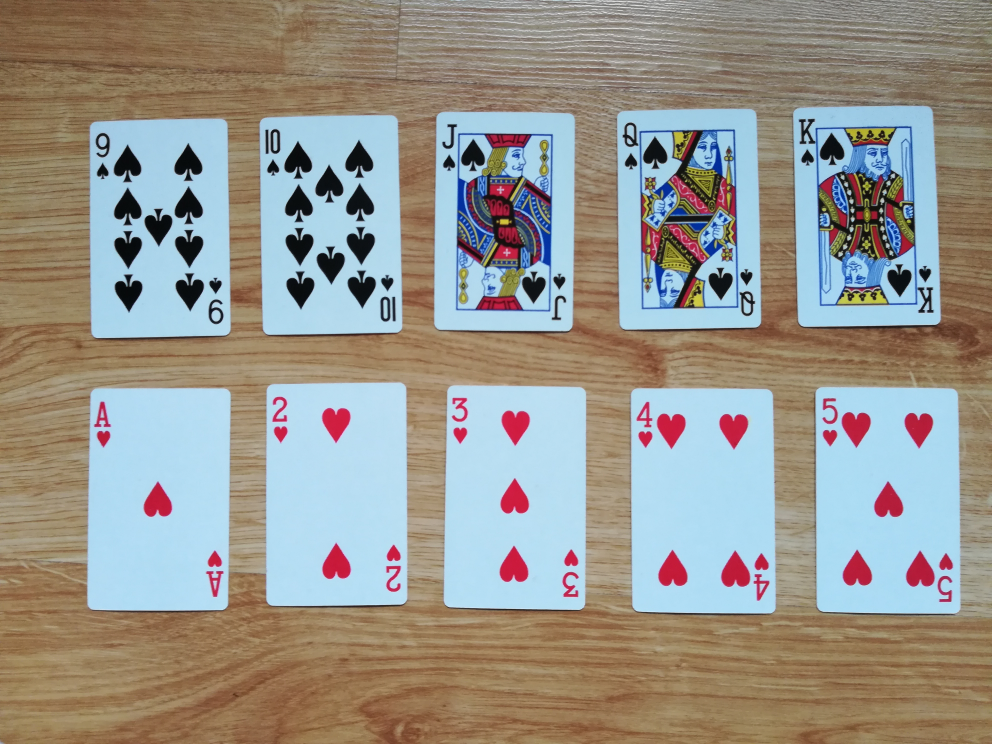
#> input picture test-data/1.jpg, 3968 x 2976 px (shown at 1/4 size)
$ python -i contour_detection.py   (imports and definitions only)   (older library calls are emulated)
#> lines starting #> are read from the running program, lines starting #| are printed output that depends on the picture; after the words box and inside, x2 and y2 are one past the last pixel; in counts of white or black regions, pixels touching at a corner belong together
import numpy as np
import cv2

CHOOSEM_CONTOURS_NUM = 400
CARDS_ALPHA = 0.2


def preprocess_threshhold_background_noise(img, thresh_size):
    hsv = cv2.cvtColor(img, cv2.COLOR_RGB2HSV)
    _, saturation, _ = cv2.split(hsv)
    lap = cv2.Laplacian(
        saturation, cv2.CV_8U, saturation, ksize=3)
    kernel = cv2.getStructuringElement(cv2.MORPH_ELLIPSE, (3, 3))
    grayscale_img = cv2.dilate(lap, kernel, iterations=1)
    grayscale_img = cv2.blur(grayscale_img, (5, 5))
    grayscale_img = cv2.adaptiveThreshold(grayscale_img, 255, cv2.ADAPTIVE_THRESH_MEAN_C,
                                          cv2.THRESH_BINARY, thresh_size, 2)
    return grayscale_img


def preprocess_threshhold_hsv1(img):
    hsv = cv2.cvtColor(img, cv2.COLOR_RGB2HSV)
    _, saturation, _ = cv2.split(hsv)
    thresh = cv2.adaptiveThreshold(saturation, 255, cv2.ADAPTIVE_THRESH_MEAN_C,
                                   cv2.THRESH_BINARY, 15, 2)
    kernel = cv2.getStructuringElement(cv2.MORPH_ELLIPSE, (5, 5))
    thresh = cv2.morphologyEx(thresh, cv2.MORPH_CLOSE, kernel)

    return thresh


def preprocess_threshhold_hsv2(img):
    hsv = cv2.cvtColor(img, cv2.COLOR_RGB2HSV)
    _, saturation, _ = cv2.split(hsv)
    grayscale_img = cv2.blur(saturation, (5, 5))
    thresh = cv2.adaptiveThreshold(grayscale_img, 255, cv2.ADAPTIVE_THRESH_MEAN_C,
                                   cv2.THRESH_BINARY, 19, 2)
    kernel = np.ones((3, 3))
    thresh = cv2.morphologyEx(thresh, cv2.MORPH_CLOSE, kernel)

    return thresh


def preprocess_threshhold(img):
    grayscale_img = cv2.cvtColor(img, cv2.COLOR_BGR2GRAY)
    grayscale_img = cv2.blur(grayscale_img, (5, 5))
    thresh = cv2.adaptiveThreshold(grayscale_img, 255, cv2.ADAPTIVE_THRESH_MEAN_C,
                                   cv2.THRESH_BINARY, 19, 2)
    kernel = np.ones((3, 3))
    thresh = cv2.morphologyEx(thresh, cv2.MORPH_OPEN, kernel)

    return thresh


def find_contour_wrapper(img):
    contours = []

    height, width = img.shape[:2]
    imshape = (height, width)

    contours.append(find_contours(
        imshape, preprocess_threshhold_background_noise(img, 15)))
    contours.append(find_contours(
        imshape, preprocess_threshhold_background_noise(img, 11)))
    contours.append(find_contours(imshape, preprocess_threshhold_hsv1(img)))
    contours.append(find_contours(imshape, preprocess_threshhold_hsv2(img)))
    contours.append(find_contours(imshape, preprocess_threshhold(img)))

    filtered_contours = remove_duplicate_contours(contours, imshape)

    return filtered_contours


def remove_duplicate_contours(cnts, imshape):
    imsize = imshape[0] * imshape[1]

    contours_flatten = []
    for contours_group in cnts:
        for contour in contours_group:
            contours_flatten.append(contour)

    filtered_contours = []
    contours_map = np.ones(imshape)
    for c in contours_flatten:
        _, contour = c
        copied_map = np.copy(contours_map)
        cv2.drawContours(copied_map, [contour], -1,
                         (0, 255, 0), thickness=cv2.FILLED)

        # if difference smaller than 1% of image size => skip contour
        # it's very probably that we get contour for the same card, but different method returned slightly different contour
        if abs(np.count_nonzero(copied_map)-np.count_nonzero(contours_map)) < 0.01 * imsize:
            continue

        contours_map = copied_map

        filtered_contours.append(c)

    return filtered_contours


def find_contours(imshape, thresholding_function):
    height, width = imshape

    thresh = thresholding_function

    # detect contours
    contours_detected = cv2.Canny(thresh, 50, 250)
    _, contours, _ = cv2.findContours(
        contours_detected, cv2.RETR_TREE, cv2.CHAIN_APPROX_SIMPLE)
    # sort contours by area
    choosen_contours = sorted(
        contours, key=lambda contour: cv2.contourArea(contour), reverse=True)
    # set smallest contour's area as 1/4 of biggest one's area
    smallest_area = cv2.contourArea(choosen_contours[0])/4
    choosen_contours = list(
        filter(lambda c: cv2.contourArea(c) > smallest_area, choosen_contours))

    contours_map = np.ones((height, width))
    card_contours = []
    for c in choosen_contours:

        perimeter = 0.015*cv2.arcLength(c, True)
        approx = cv2.approxPolyDP(c, perimeter, True)
        # skip when it's not an rectangle
        if len(approx) != 4:
            continue
        # check if contour isn't nested in another one
        copied_map = np.copy(contours_map)
        cv2.drawContours(copied_map, [c], -1,
                         (0, 255, 0), thickness=cv2.FILLED)
        # if so, just skip it
        if np.array_equal(copied_map, contours_map):
            continue
        # if no, add to "map" of already added contours
        contours_map = copied_map

        card_contours.append((approx, c))

    return card_contours


# [21 lines left out: function highlight_detected, not called in this run]

>>> import cv2
>>> picture = cv2.cvtColor(cv2.imread('test-data/1.jpg'), cv2.COLOR_BGR2RGB)
>>> result = find_contour_wrapper(picture)
#> in preprocess_threshhold_background_noise, `grayscale_img = cv2.adaptiveThreshold(grayscale_img, 255, cv2.ADAPTIVE..`:
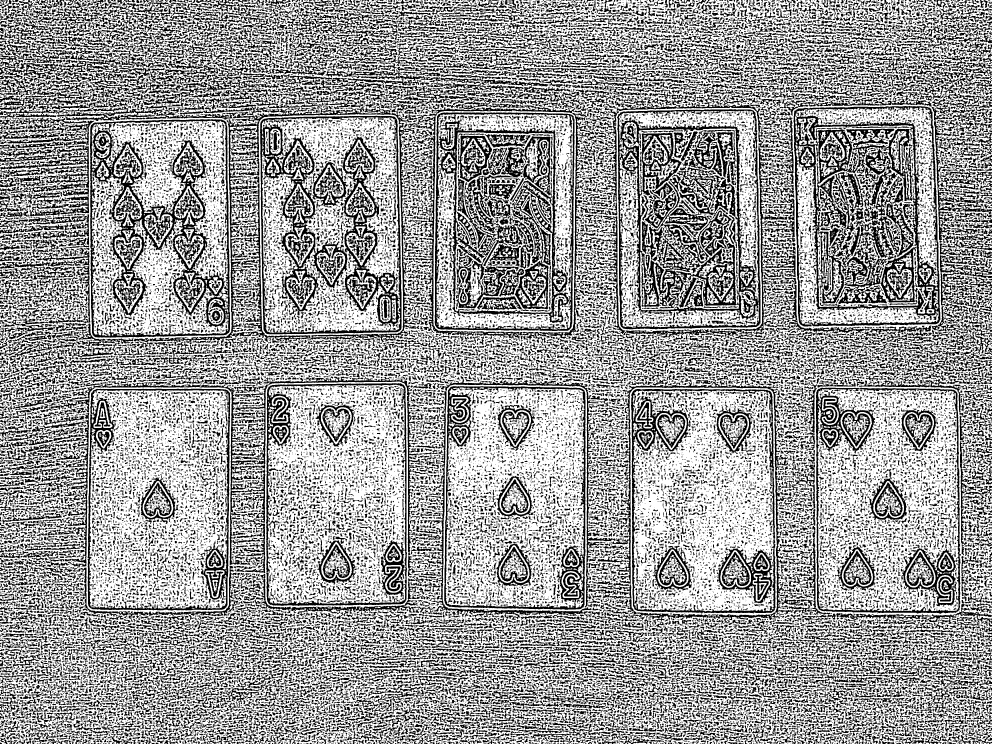
#> grayscale_img: shape (2976, 3968) (shown at 1/4 size); 61.1% white; 40889 black regions (21058 under 20 px), largest, box (x1, y1, x2, y2) and area: (0, 177, 2377, 1407) 184094, (3174, 424, 3762, 1307) 174278, (2468, 437, 3042, 1317) 169314
#> in find_contours, `height, width = imshape`: height = 2976; width = 3968
#> in find_contours, `_, contours, _ = cv2.findContours( contours_detected, cv2.RETR_TREE, c..`: contours = 98346 contours
#> in find_contours, `smallest_area = cv2.contourArea(choosen_contours[0])/4`: smallest_area = 123373.9
#> in find_contours, `choosen_contours = list( filter(lambda c: cv2.contourArea(c) > smalles..`: choosen_contours = 8 contours; box (x1, y1, x2, y2) and area: (1063, 1532, 1628, 2424) 493496, (1063, 1532, 1628, 2424) 493472, (1776, 1544, 2342, 2439) 492980, (1776, 1544, 2342, 2439) 492957, (1039, 462, 1607, 1337) 478672, (1039, 462, 1607, 1337) 478652, (1738, 449, 2298, 1324) 478362, (1738, 449, 2298, 1324) 478342
#> the loop in find_contours, `for c in choosen_contours: ` made 8 passes
#> (perimeter, approx) on passes 1 to 6: (44.15, [[1613, 1538], [1073, 1547], [1079, 2418], [1621, 2407]]), (44.12, [[1611, 1537], [1621, 2406], [1080, 2418], [1073, 1548]]), (44.2, [[1802, 1547], [1782, 2418], [2325, 2434], [2336, 1560]]), (44.17, [[1804, 1546], [2337, 1562], [2323, 2435], [1782, 2418]]), (43.07, [[1579, 467], [1043, 486], [1066, 1335], [1603, 1319]]), (43.05, [[1577, 466], [1604, 1317], [1066, 1335], [1042, 488]])
#> after the loop in find_contours, `for c in choosen_contours:`: card_contours = 4 items
#> in find_contours (call 2), `_, contours, _ = cv2.findContours( contours_detected, cv2.RETR_TREE, c..`: contours = 128811 contours
#> in find_contours (call 2), `choosen_contours = list( filter(lambda c: cv2.contourArea(c) > smalles..`: choosen_contours = 10 contours; largest, box (x1, y1, x2, y2) and area: (1063, 1531, 1629, 2424) 494295, (1063, 1531, 1629, 2424) 494270, (1775, 1544, 2343, 2440) 493840, (1775, 1544, 2343, 2440) 493802, (2467, 436, 3043, 1317) 488444
#> the loop in find_contours (call 2), `for c in choosen_contours: ` made 10 passes
#> (perimeter, approx) on passes 1 to 6: (43.94, [[1613, 1538], [1072, 1547], [1079, 2418], [1621, 2407]]), (43.92, [[1613, 1538], [1622, 2405], [1081, 2419], [1072, 1548]]), (44.3, [[1803, 1546], [1783, 2420], [2325, 2434], [2338, 1562]]), (44.05, [[1803, 1546], [2338, 1563], [2323, 2435], [1782, 2418]]), (43.81, [[3013, 441], [2473, 456], [2491, 1313], [3037, 1300]]), (43.75, [[3011, 440], [3037, 1299], [2493, 1314], [2472, 458]])
#> in preprocess_threshhold_hsv1, `thresh = cv2.adaptiveThreshold(saturation, 255, cv2.ADAPTIVE_THRESH_ME..`:
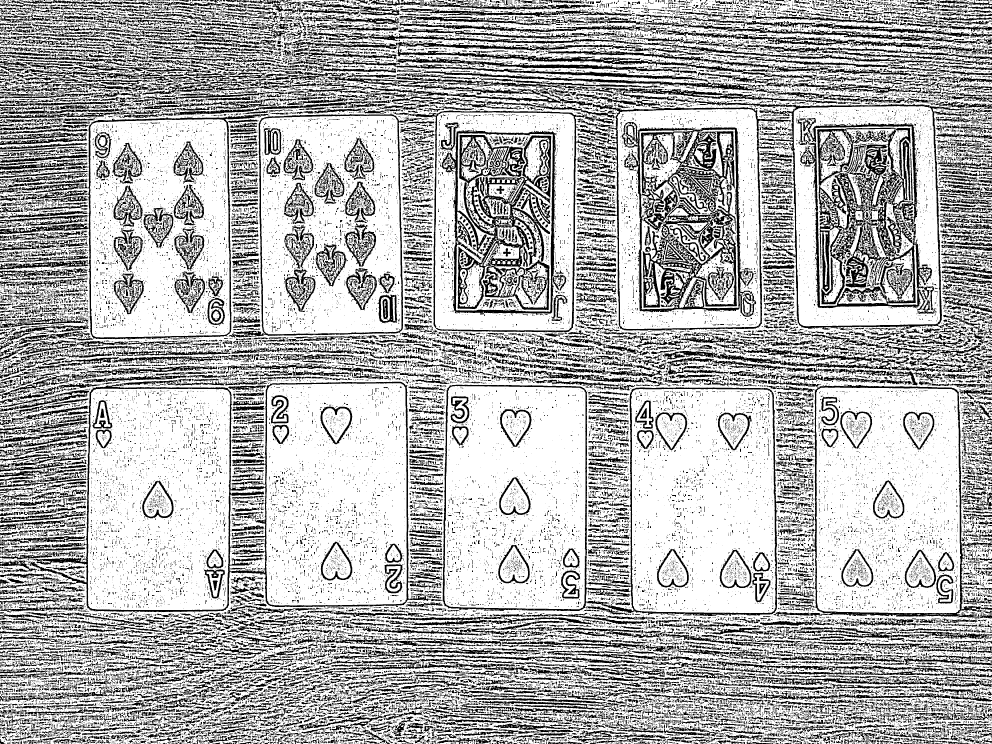
#> thresh: shape (2976, 3968) (shown at 1/4 size); 69.8% white; 62899 black regions (52350 under 20 px), largest, box (x1, y1, x2, y2) and area: (2486, 488, 3025, 1267) 124419, (3194, 472, 3745, 1256) 123524, (1830, 539, 2205, 1241) 81599
#> in preprocess_threshhold_hsv1, `kernel = cv2.getStructuringElement(cv2.MORPH_ELLIPSE, (5, 5))`: kernel = [[0, 0, 1, 0, 0], [1, 1, 1, 1, 1], [1, 1, 1, 1, 1], [1, 1, 1, 1, 1], [0, 0, 1, 0, 0]]
#> in find_contours (call 3), `_, contours, _ = cv2.findContours( contours_detected, cv2.RETR_TREE, c..`: contours = 32677 contours, 13233 with area under 20; largest, box (x1, y1, x2, y2) and area: (1771, 1538, 2348, 2444) 15796, (2878, 2199, 3006, 2353) 13587, (1992, 2179, 2119, 2333) 13566, (2878, 2199, 3006, 2353) 13534, (1992, 2179, 2119, 2333) 13523
#> in find_contours (call 3), `choosen_contours = sorted( contours, key=lambda contour: cv2.contourAr..`: choosen_contours has the same summary as contours
#> in find_contours (call 3), `choosen_contours = list( filter(lambda c: cv2.contourArea(c) > smalles..`: choosen_contours = 74 contours; largest, box (x1, y1, x2, y2) and area: (1771, 1538, 2348, 2444) 15796, (2878, 2199, 3006, 2353) 13587, (1992, 2179, 2119, 2333) 13566, (2878, 2199, 3006, 2353) 13534, (1992, 2179, 2119, 2333) 13523
#> call 4 of find_contours, with imshape = (2976, 3968)
#> in find_contours (call 4), `contours_detected = cv2.Canny(thresh, 50, 250)`:
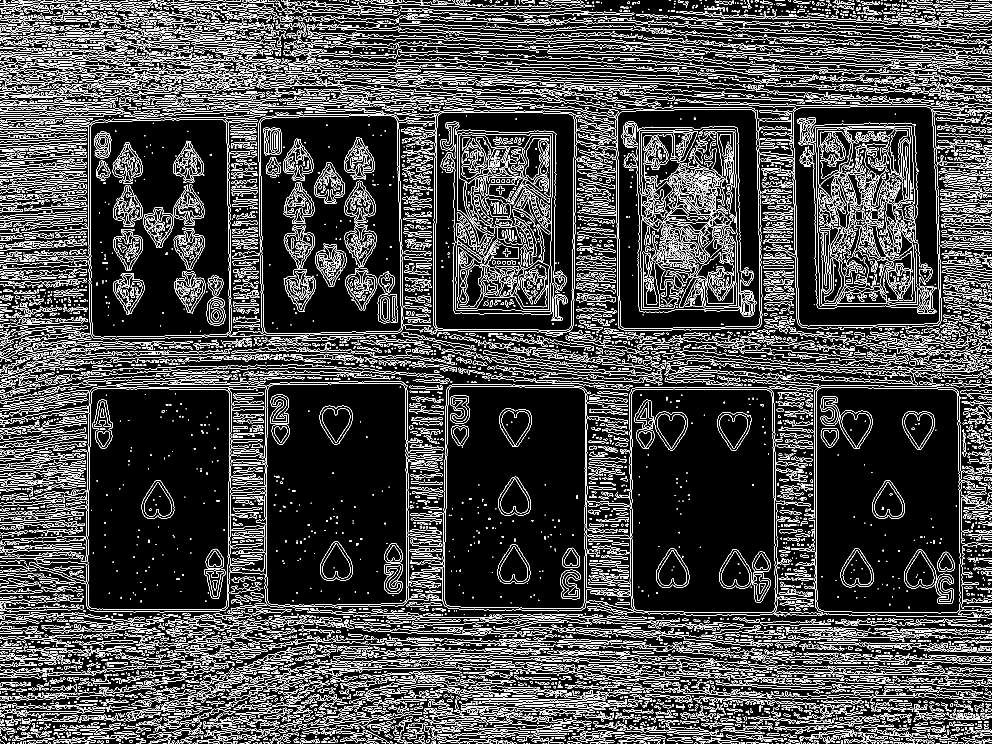
#> contours_detected: shape (2976, 3968) (shown at 1/4 size); 7.9% white in thin lines or dots
#> in find_contours (call 4), `_, contours, _ = cv2.findContours( contours_detected, cv2.RETR_TREE, c..`: contours = 20460 contours, 9653 with area under 20; largest, box (x1, y1, x2, y2) and area: (3263, 1550, 3844, 2453) 510074, (3263, 1550, 3844, 2453) 510052, (2524, 1555, 3102, 2452) 505020, (2524, 1555, 3102, 2452) 505002, (350, 1554, 920, 2439) 491389
#> in find_contours (call 4), `choosen_contours = sorted( contours, key=lambda contour: cv2.contourAr..`: choosen_contours has the same summary as contours
#> in find_contours (call 4), `smallest_area = cv2.contourArea(choosen_contours[0])/4`: smallest_area = 127518.5
#> in find_contours (call 4), `choosen_contours = list( filter(lambda c: cv2.contourArea(c) > smalles..`: choosen_contours = 20 contours; largest, box (x1, y1, x2, y2) and area: (3263, 1550, 3844, 2453) 510074, (3263, 1550, 3844, 2453) 510052, (2524, 1555, 3102, 2452) 505020, (2524, 1555, 3102, 2452) 505002, (350, 1554, 920, 2439) 491389
#> the loop in find_contours (call 4), `for c in choosen_contours: ` made 20 passes
#> (perimeter, approx) on passes 1 to 6: (44.31, [[3274, 1556], [3276, 2437], [3830, 2447], [3828, 1572]]), (44.27, [[3276, 1555], [3829, 1574], [3828, 2448], [3275, 2435]]), (44.17, [[2533, 1563], [2539, 2437], [3087, 2449], [3084, 1569]]), (44.13, [[2535, 1562], [3085, 1571], [3086, 2449], [2538, 2435]]), (43.37, [[372, 1562], [355, 2424], [899, 2431], [916, 1569]]), (43.33, [[374, 1561], [916, 1570], [897, 2432], [354, 2422]])
#> after the loop in find_contours (call 4), `for c in choosen_contours:`: card_contours = 10 items
#> in find_contours (call 5), `contours_detected = cv2.Canny(thresh, 50, 250)`:
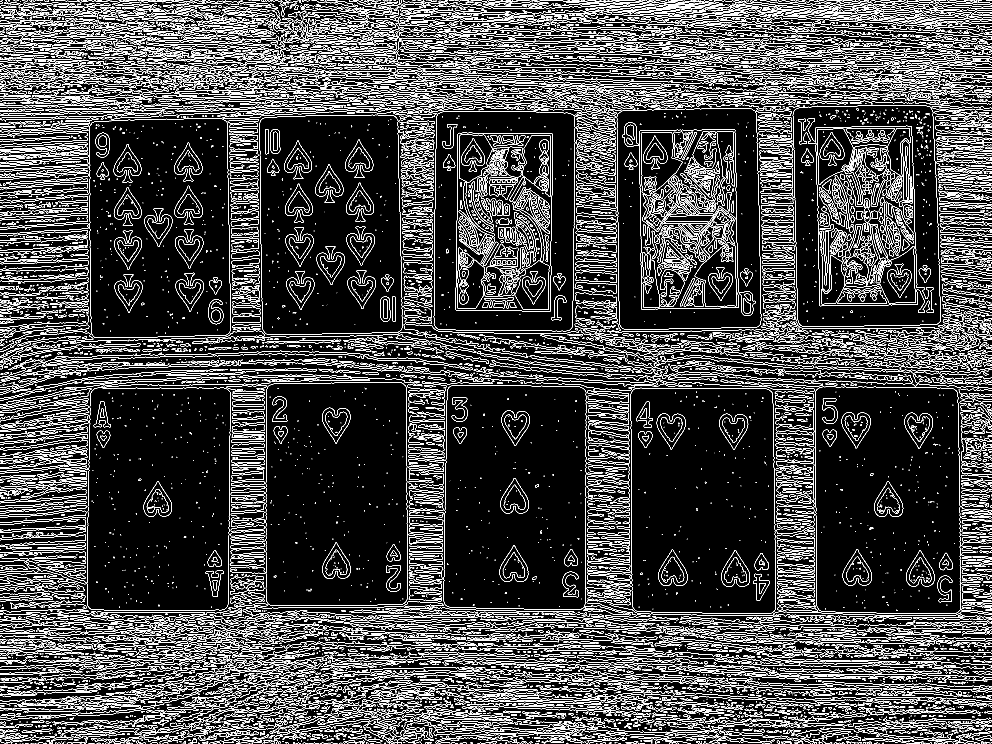
#> contours_detected: shape (2976, 3968) (shown at 1/4 size); 7.9% white in thin lines or dots
#> in find_contours (call 5), `_, contours, _ = cv2.findContours( contours_detected, cv2.RETR_TREE, c..`: contours = 16093 contours, 11096 with area under 20; largest, box (x1, y1, x2, y2) and area: (3261, 1547, 3843, 2454) 517190, (3261, 1547, 3843, 2454) 517157, (2522, 1551, 3104, 2454) 513228, (2522, 1551, 3104, 2454) 513201, (1773, 1540, 2345, 2439) 500010
#> in find_contours (call 5), `choosen_contours = sorted( contours, key=lambda contour: cv2.contourAr..`: choosen_contours has the same summary as contours
#> in find_contours (call 5), `smallest_area = cv2.contourArea(choosen_contours[0])/4`: smallest_area = 129297.5
#> in find_contours (call 5), `choosen_contours = list( filter(lambda c: cv2.contourArea(c) > smalles..`: choosen_contours = 20 contours; largest, box (x1, y1, x2, y2) and area: (3261, 1547, 3843, 2454) 517190, (3261, 1547, 3843, 2454) 517157, (2522, 1551, 3104, 2454) 513228, (2522, 1551, 3104, 2454) 513201, (1773, 1540, 2345, 2439) 500010
#> the loop in find_contours (call 5), `for c in choosen_contours: ` made 20 passes
#> (perimeter, approx) on passes 1 to 6: (44.85, [[3278, 1550], [3270, 2431], [3826, 2452], [3827, 1565]]), (44.82, [[3280, 1549], [3828, 1567], [3832, 2448], [3270, 2431]]), (44.48, [[2538, 1555], [2532, 2431], [3090, 2450], [3088, 1569]]), (44.44, [[2540, 1554], [3088, 1570], [3088, 2451], [2531, 2429]]), (44.17, [[1797, 1547], [1780, 2419], [2326, 2436], [2341, 1562]]), (44.14, [[1799, 1546], [2342, 1564], [2324, 2437], [1779, 2417]])
#> pass 1, in find_contours (call 5), `contours_map = copied_map`:
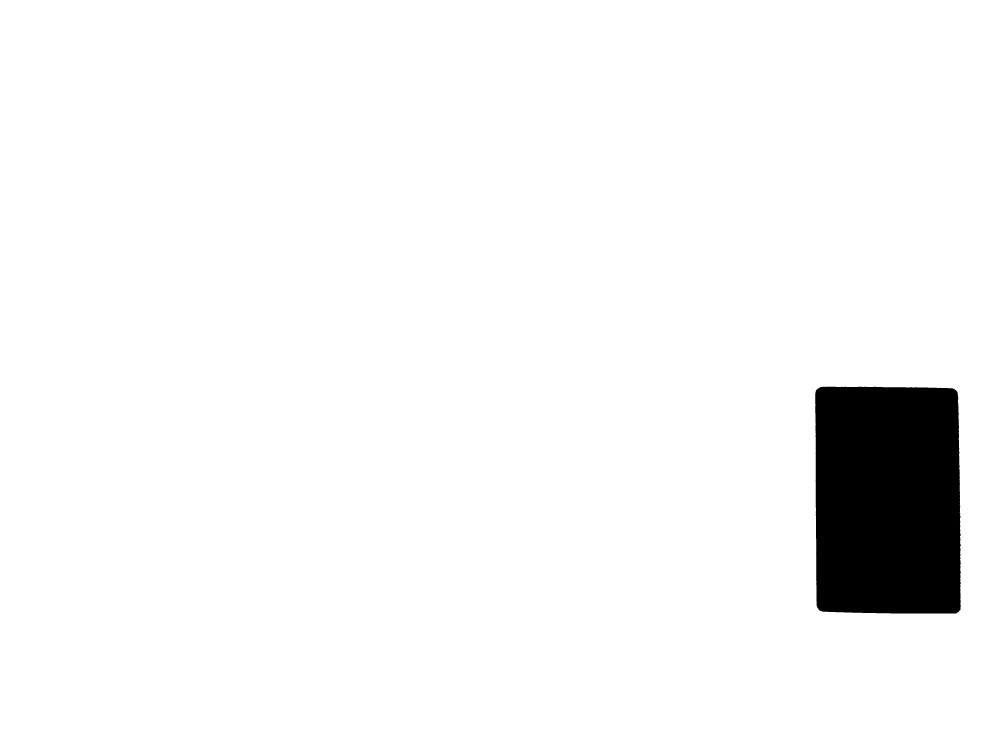
#> contours_map: shape (2976, 3968) float64 (shown at 1/4 size); values 0 (black) and 1 (white), 95.6% white; 1 black region, box (x1, y1, x2, y2) and area: (3261, 1547, 3843, 2454) 518633
#> after the loop in find_contours (call 5), `for c in choosen_contours:`: card_contours = 8 items
#> the loop in remove_duplicate_contours, `for contours_group in cnts:` made 5 passes
#> after the loop in remove_duplicate_contours, `for contours_group in cnts:`: contours_flatten = 30 items
#> the loop in remove_duplicate_contours, `for c in contours_flatten:` made 30 passes
#> after the loop in remove_duplicate_contours, `for c in contours_flatten:`:
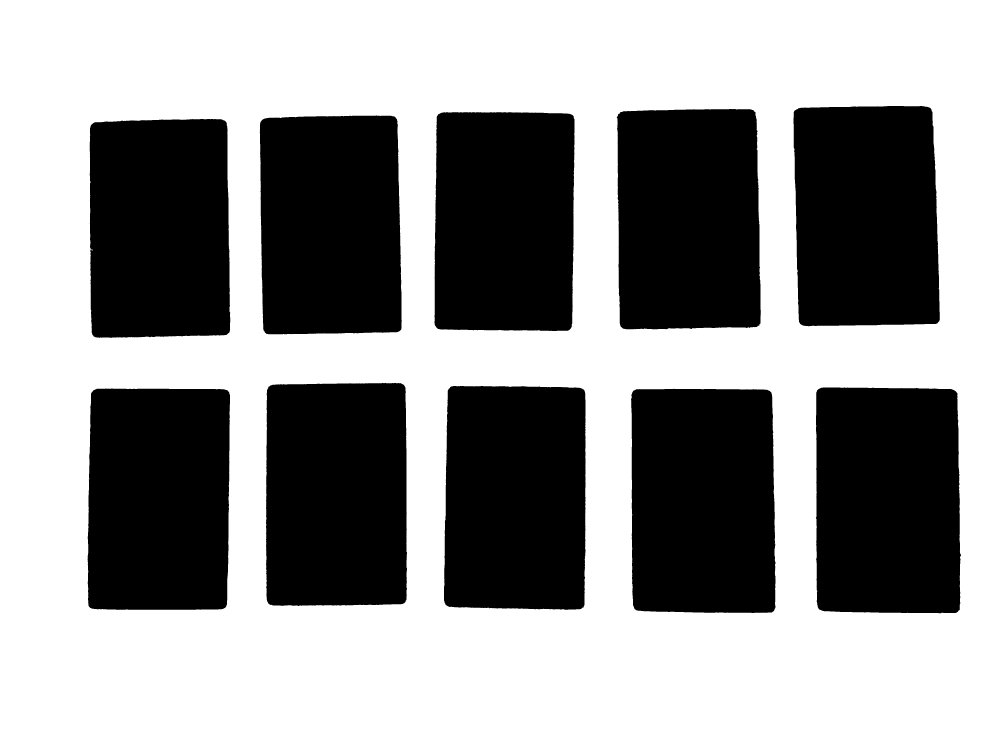
#> copied_map: shape (2976, 3968) float64 (shown at 1/4 size); values 0 (black) and 1 (white), 58.3% white; 10 black regions, largest, box (x1, y1, x2, y2) and area: (3263, 1550, 3844, 2453) 511509, (2524, 1555, 3102, 2452) 506449, (1063, 1532, 1628, 2424) 494908
#> after the loop in remove_duplicate_contours, `for c in contours_flatten:`: filtered_contours = 10 items
#> result = 10 items
